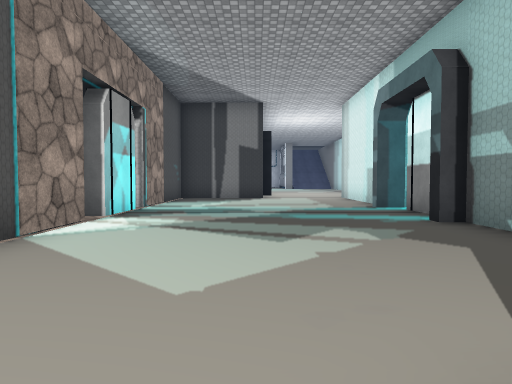
View 1 (above)

24 first-person views from a walk through a Unity game level. The camera is 1.3 m above the floor, tilts 2° down and sees 75° across. Doors are open. The floor is counted in squares, 2 m on a side. Each view is taken from the middle of a square. On the plan, view 1 faces up. The plan holds only what a view shows up to about 10 squares ahead; the rest is blank. The place goes on beyond the plan. The player character is not drawn. Some surface patterns are stand-ins.

View 2
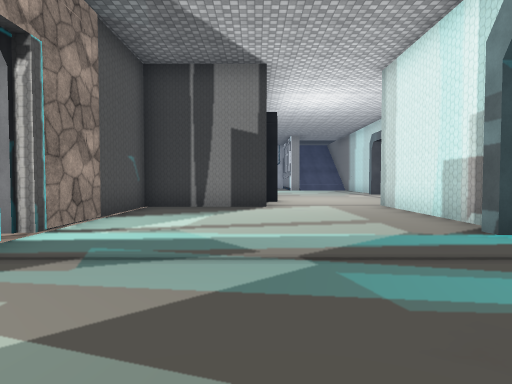

View 3
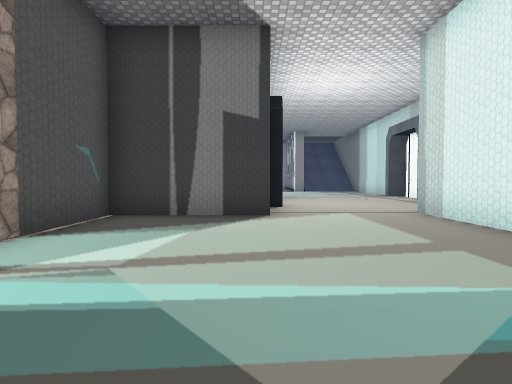

View 4
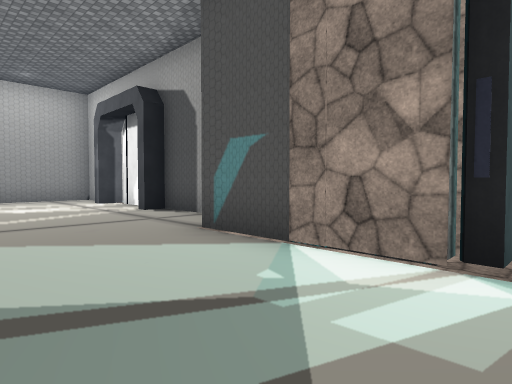

View 5
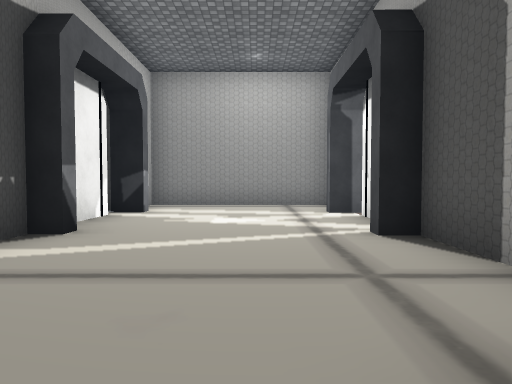

View 6
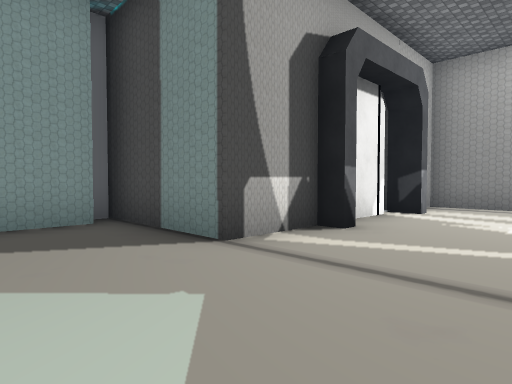

View 7
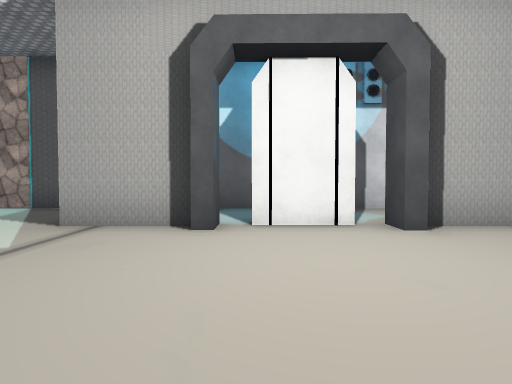

View 8
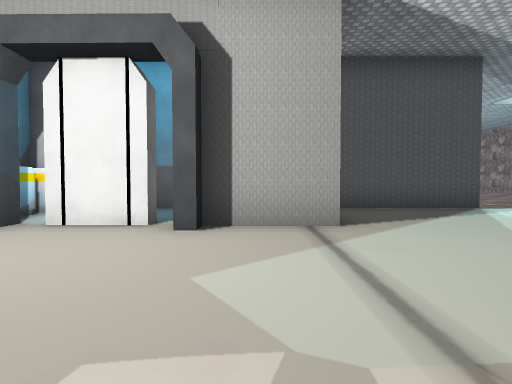

View 9
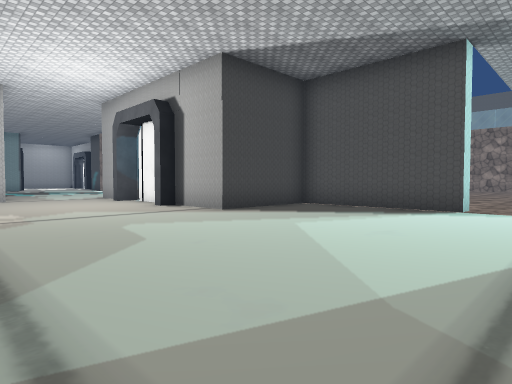

View 10
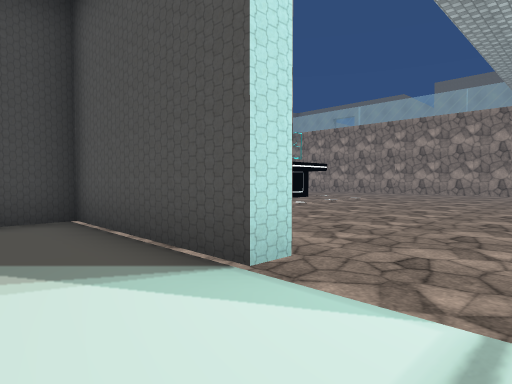

View 11
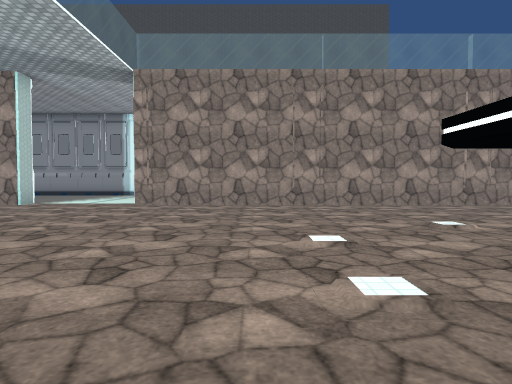

View 12
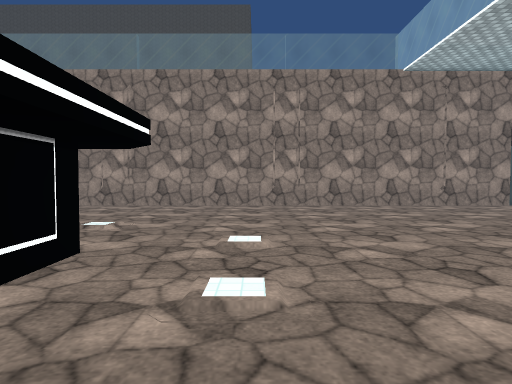

View 13
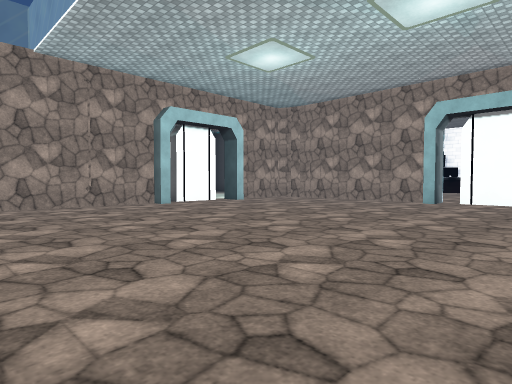

View 14
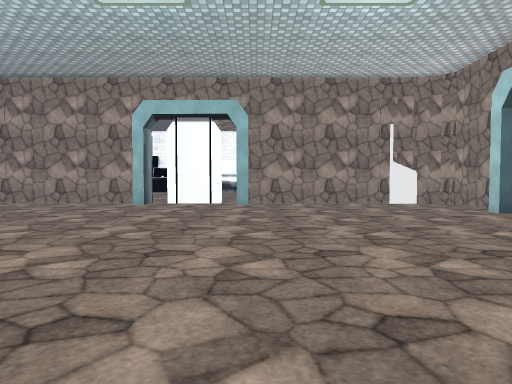

View 15
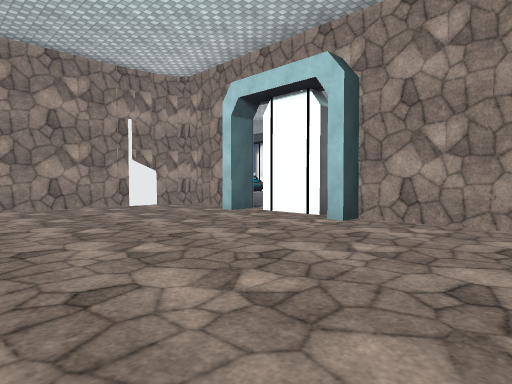

View 16
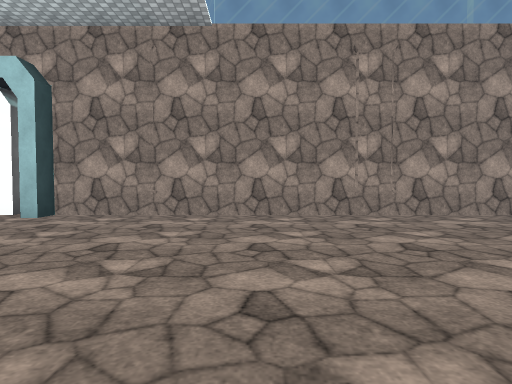

View 17
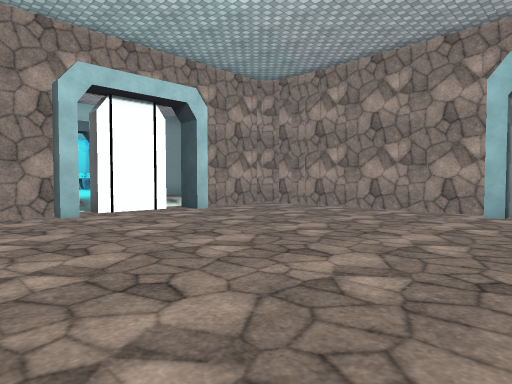

View 18
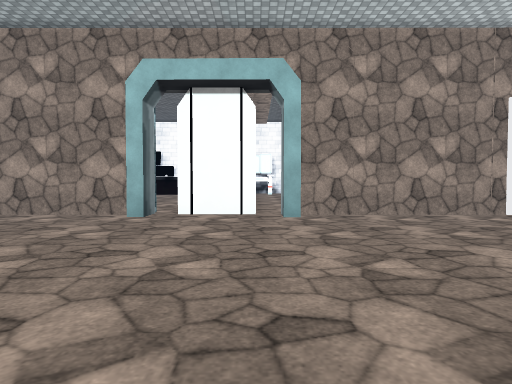

View 19
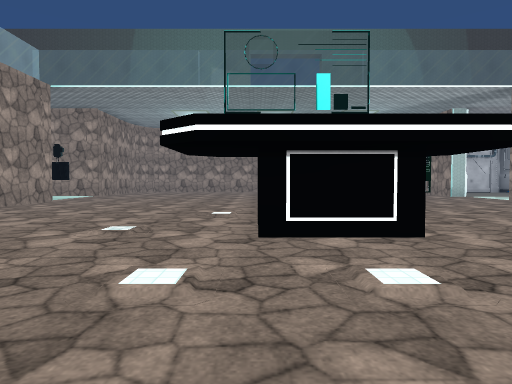

View 20
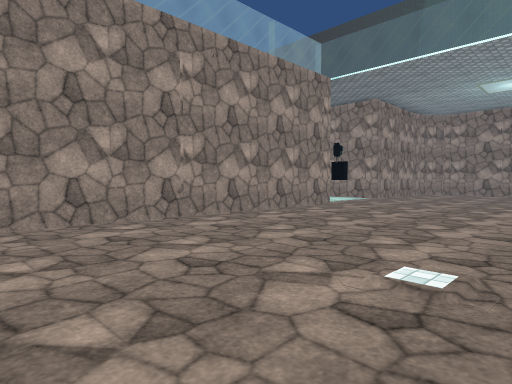

View 21
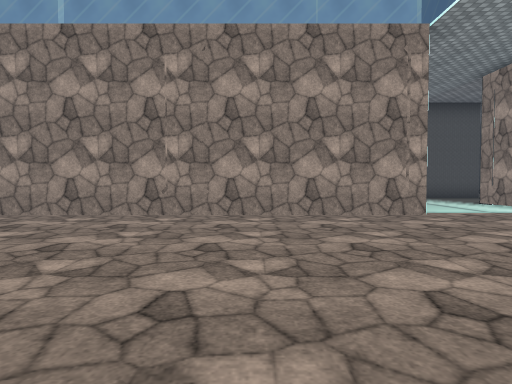

View 22
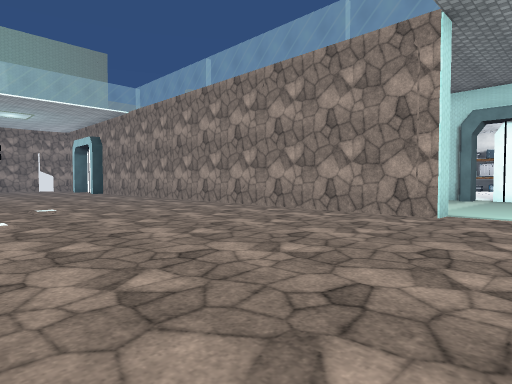

View 23
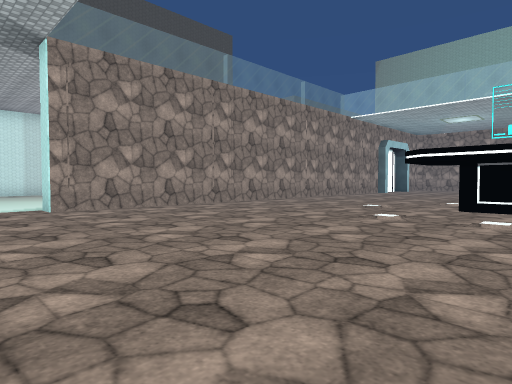

View 24
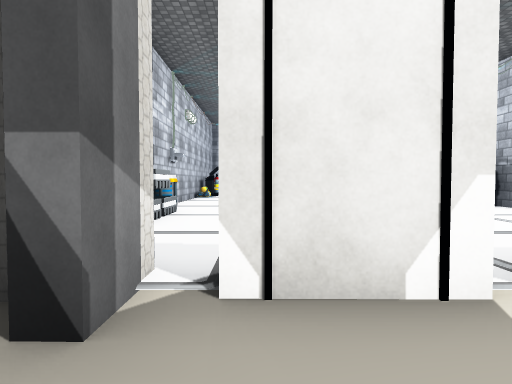

### Floor plan
Key: @ floor where view 1 was taken; # wall or solid block; x gap in a wall; . floor; = window, fence, low wall or low ledge; ^ raised ledge; O other object.
Columns run from 23 left of view 1 to 5 right of it. Each row starts with its distance up from view 1.
 25   ..................... .....
 24   ...........................
 23 .....=..............#........
 22 O..  =..............#........
 21      #..............#........
 20      #..............#.......
 19      #..............# ##....
 18      #......OO......#  #.....
 17      #......O.......#  #....
 16      #.......O......#  O....
 15       ..............#  #.....
 14       ..............#OO#....
 13       ..............#OO#...
 12      =..............#......#
 11      #..............#......#
 10      #..............#.....##
  9      #..............#.....#
  8      ##.............x.....#
  7      #..............O.....#
  6       ..............x.....#
  5      ^O.............#.....O
  4     O#..............#.....#
  3       #....#..#....##......
  2        O## #xO######.......#
  1                     .......#
  0                    #...@   OO
 -1                    #....#
 -2                    O....O
 -3                    #....#
 -4                    #....#.
 -5                    #....#.
 -6                    ######

Positions as (right, up) in squares from view 1, and headings:
1: (0, 0), facing up
2: (0, 4), facing up
3: (0, 6), facing up
4: (0, 6), facing down-left
5: (-2, 3), facing down
6: (-2, 3), facing down-right
7: (5, 15), facing left
8: (5, 18), facing left
9: (5, 25), facing down-left
10: (-1, 25), facing down-left
11: (-12, 20), facing right
12: (-12, 15), facing right
13: (-12, 13), facing down-right
14: (-12, 12), facing down
15: (-12, 11), facing down-left
16: (-11, 12), facing left
17: (-10, 10), facing down-right
18: (-11, 9), facing down
19: (-11, 13), facing up
20: (-12, 15), facing up-left
21: (-11, 20), facing left
22: (-11, 25), facing down-left
23: (-11, 25), facing down-right
24: (-1, -2), facing right
